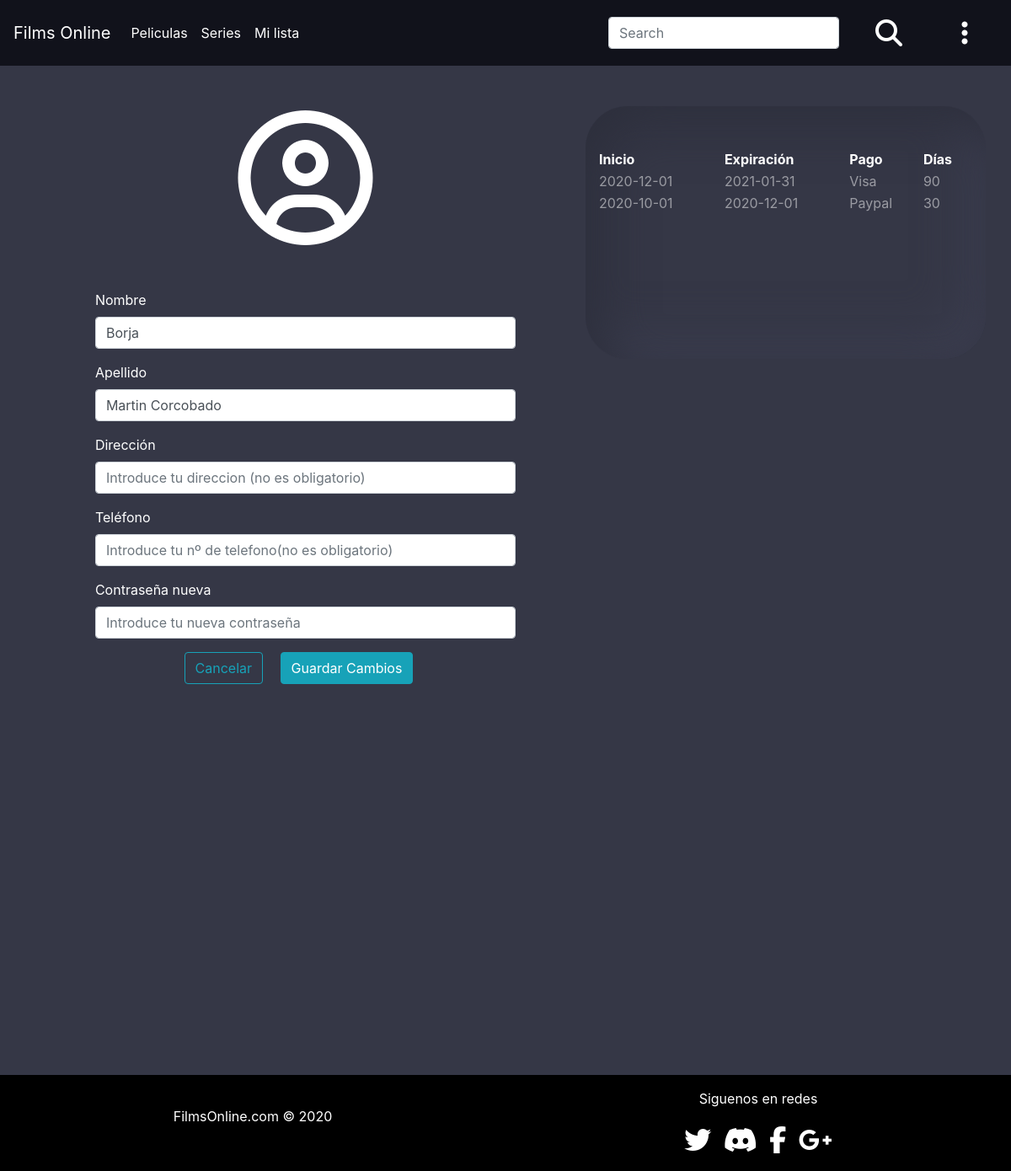
The page /php/editarUsers.php (signed in) on the database its author committed.
### tables this page shows
CREATE TABLE `usuarios` (
  `idUsuario` int(11) NOT NULL,
  `nombreUsuario` varchar(50) NOT NULL,
  `apellidoUsuario` varchar(100) NOT NULL,
  `email` varchar(250) NOT NULL,
  `hashpass` varchar(250) NOT NULL,
  `direccion` varchar(150) DEFAULT NULL,
  `telefono` int(9) DEFAULT NULL,
  `nivel` int(1) NOT NULL
);

CREATE TABLE `facturacion` (
  `idFacturacion` int(11) NOT NULL,
  `fechaFacturacion` date NOT NULL,
  `fechaExpiracion` date NOT NULL,
  `idUsuario` int(11) NOT NULL,
  `idPrecios` int(11) NOT NULL,
  `nombreFacturacion` varchar(200) NOT NULL,
  `tipo` varchar(10) NOT NULL
);

CREATE TABLE `precios` (
  `idPrecios` int(11) NOT NULL,
  `tipo` int(11) NOT NULL,
  `precio` float NOT NULL
);

### php/editarUsers.php (the view, shortened to what this page needs)
<!DOCTYPE html>
<html>
  <head>
    <link rel="stylesheet" href="../css/navbar.css" />
    <link rel="stylesheet" href="../css/catalogo.css" />
    <link rel="stylesheet" href="../css/footer.css" />
    <link
      rel="stylesheet"
      href="https://stackpath.bootstrapcdn.com/bootstrap/4.5.0/css/bootstrap.min.css"
    />
    <link
      rel="stylesheet"
      href="https://cdnjs.cloudflare.com/ajax/libs/animate.css/4.1.1/animate.min.css"
    />
  </head>
  <body style="background-color: #353746;color: white;">
    <?php
      include 'header.php';
      $conexion=mysqli_connect('localhost', 'root', '', 'films_online');
        mysqli_set_charset($conexion, 'UTF8');
        $consulta="SELECT nombreUsuario,apellidoUsuario,direccion,telefono FROM usuarios WHERE idUsuario='".$_COOKIE["Id"]."' and email='".$_COOKIE["Usuario"]."'";
        $resultado=mysqli_query($conexion,$consulta);
        while($fila=mysqli_fetch_row($resultado)){
            $nombreUsuaurio=$fila[0];
            $apellidoUsuario=$fila[1];
            $direccion=$fila[2];
            $telefono=$fila[3];
            if($telefono=="Null" || $telefono==0){
              $telefono="";
            }
        }
    ?>
    <div class="container" style="min-height: 1150px" >
      <div class="row" >
        <div class="col-md-7 col-12">
          <div class="col-10 offset-1 mt-5 mb-5" >
            <div class="user-icon text-center" >
              <i class="far fa-user-circle fa-10x"></i>
            </div>
          </div>
          <div class="col-10 offset-1 mt-5">
            <form action="ModificarUsuario.php" method="POST">
            <div class="form-group">
              <label for="AddName">Nombre</label>
              <input type="text" class="form-control" id="AddName" name="AddName" placeholder="Introduce tu nombre" value="<?php echo $nombreUsuaurio ?>">
            </div>
            <div class="form-group">
              <label for="AddLastName">Apellido</label>
              <input type="text" class="form-control" id="AddLastName" name="AddLastName" placeholder="Introduce tu Apellido" value="<?php echo $apellidoUsuario ?>">
            </div>
            <div class="form-group">
              <label for="AddDirection">Dirección</label>
              <input type="text" class="form-control" id="AddDirection" name="AddDirection" placeholder="Introduce tu direccion (no es obligatorio)" value="<?php echo $direccion ?>">
            </div>
            <div class="form-group">
              <label for="AddTelf">Teléfono</label>
              <input type="tel" class="form-control" id="AddTelf" name="AddTelf" placeholder="Introduce tu nº de telefono(no es obligatorio)" value="<?php echo $telefono ?>">
            </div>
            <div class="form-group">
              <label for="AddPassword">Contraseña nueva</label>
              <input type="password" class="form-control" id="AddPassword" name="AddPassword" placeholder="Introduce tu nueva contraseña">
            </div>
          </div>
          <div class="col-10 offset-1 text-center mb-5">
            <div type="button" class="btn btn-outline-info mr-3" onclick="window.location.href='../php/Catalogo.php'">
              Cancelar
            </div >
            <input type="submit" class="btn btn-info mr-3" name="submit" value="Guardar Cambios"/>
          </div>
        </div>
        <div class="col-md-5 col-12 facturas mt-5" >
          <div class="scroll">
            <table style="width: 100%;">
              <thead class="font-weight-bold">
                <tr>
                  <th>Inicio</th>
                  <th>Expiración</th>
                  <th>Pago</th>
                  <th>Días</th>
                </tr>
              </thead>
              <tbody>
                <?php
                  $conexion=mysqli_connect('localhost', 'root', '', 'films_online');
                  mysqli_set_charset($conexion, 'UTF8');
                  $consulta="SELECT f.fechaFacturacion,f.fechaExpiracion,f.tipo,p.tipo FROM facturacion f,precios p WHERE f.idPrecios=p.idPrecios and idUsuario='".$_COOKIE["Id"]."'";
                  $resultado=mysqli_query($conexion,$consulta);
                  while($fila=mysqli_fetch_row($resultado)){
                      $fechaFacturacion=$fila[0];
                      $fechaExpiracion=$fila[1];
                      $tipo=$fila[2];
                      $duracion=$fila[3];
                      echo "<tr class='text-white-50'>";
                      echo "<td>".$fechaFacturacion."</td>";
                      echo "<td>".$fechaExpiracion."</td>";
                      echo "<td>".$tipo."</td>";
                      echo "<td>".$duracion."</td>";
                      echo "<tr>";
                  }
                ?>
              </tbody>
            </table>
          </div>
        </div>
      </div>
    </div>
  </body>
</html>

### css/catalogo.css (style rules this page uses)
body { background-color: #353746; color: white; overflow-x: hidden; }
.btn { border: none; }
.facturas { height: 300px; padding-top: 50px; padding-bottom: 0px; border-radius: 50px; background: #353746; box-shadow: inset 20px 20px 60px #2d2f3c, inset -20px -20px 60px #3d3f51; }
.scroll { height: 200px; overflow: auto; }

### css/footer.css (style rules this page uses)
.footer { display: flex; flex-direction: row; text-align: center; align-items: center; background-color: black; bottom: 0; width: 100%; color: white; }
.footer-part { width: 50%; }
i { padding: 5px; }

### rows shown on the page
usuarios: AddName "Borja", AddLastName "Martin Corcobado"
facturacion: fechaFacturacion "2020-12-01", fechaExpiracion "2021-01-31", tipo "Visa", idPrecios.tipo "90"
facturacion: fechaFacturacion "2020-10-01", fechaExpiracion "2020-12-01", tipo "Paypal", idPrecios.tipo "30"
